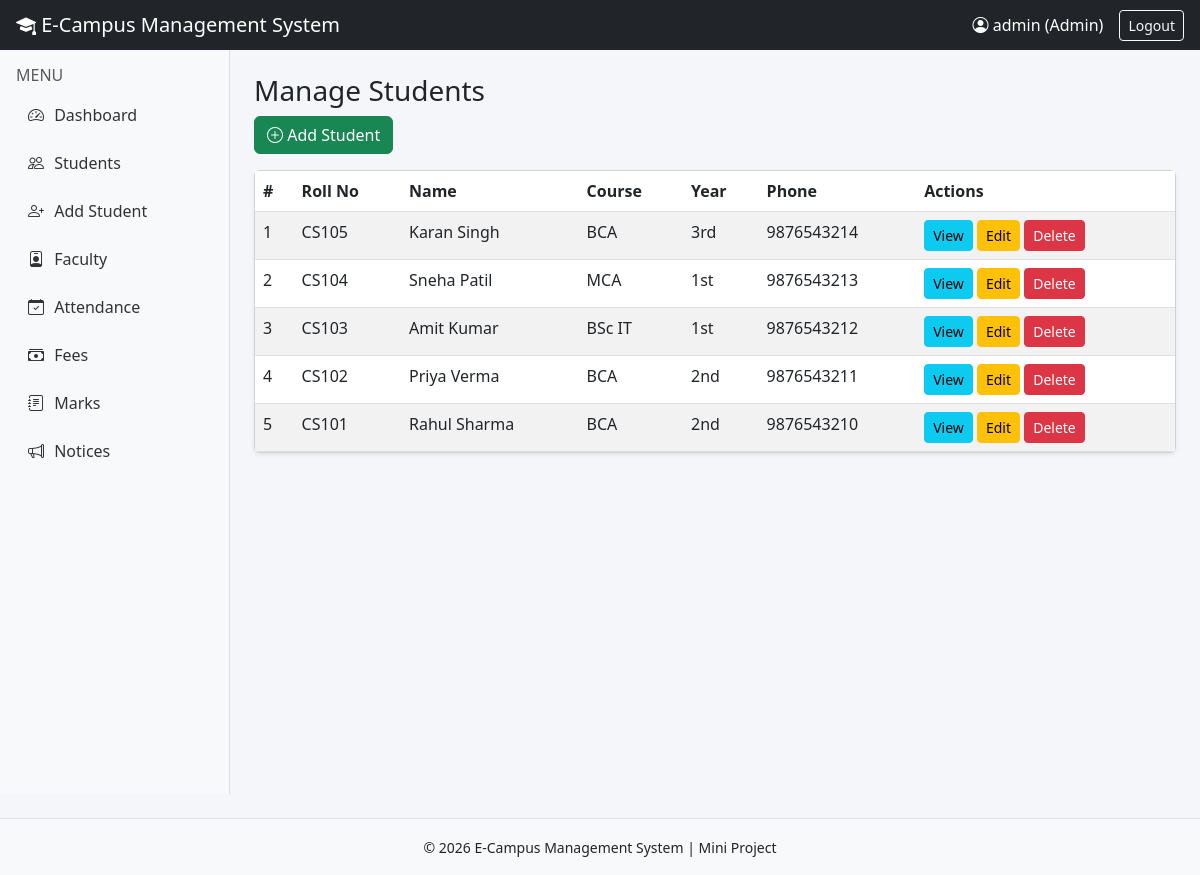
The app's page /manage_students.php (signed in) with its own data.
### tables this page shows
CREATE TABLE students (
    id INT AUTO_INCREMENT PRIMARY KEY,
    roll_no VARCHAR(20) NOT NULL UNIQUE,
    name VARCHAR(100) NOT NULL,
    email VARCHAR(100),
    phone VARCHAR(15),
    course VARCHAR(50),
    year VARCHAR(10),
    address TEXT,
    created_at TIMESTAMP DEFAULT CURRENT_TIMESTAMP
);

### manage_students.php (the view, shortened to what this page needs)
<?php
include 'config/db.php';
include 'includes/header.php';
$students = $conn->query("SELECT * FROM students ORDER BY id DESC");
?>
<h3>Manage Students</h3>
<a href="add_student.php" class="btn btn-success mb-3"><i class="bi bi-plus-circle"></i> Add Student</a>
<div class="card shadow-sm">
    <div class="table-responsive">
        <table class="table table-striped mb-0">
            <thead>
                <tr>
                    <th>#</th><th>Roll No</th><th>Name</th><th>Course</th><th>Year</th><th>Phone</th><th>Actions</th>
                </tr>
            </thead>
            <tbody>
                <?php $i=1; while($s = $students->fetch_assoc()): ?>
                <tr>
                    <td><?php echo $i++; ?></td>
                    <td><?php echo htmlspecialchars($s['roll_no']); ?></td>
                    <td><?php echo htmlspecialchars($s['name']); ?></td>
                    <td><?php echo htmlspecialchars($s['course']); ?></td>
                    <td><?php echo htmlspecialchars($s['year']); ?></td>
                    <td><?php echo htmlspecialchars($s['phone']); ?></td>
                    <td>
                        <a href="?view=<?php echo $s['id']; ?>" class="btn btn-sm btn-info">View</a>
                        <a href="add_student.php?edit=<?php echo $s['id']; ?>" class="btn btn-sm btn-warning">Edit</a>
                        <a href="javascript:void(0)" onclick="confirmDelete('?delete=<?php echo $s['id']; ?>')" class="btn btn-sm btn-danger">Delete</a>
                    </td>
                </tr>
                <?php endwhile; ?>
            </tbody>
        </table>
    </div>
</div>
<?php include 'includes/footer.php'; ?>

### assets/css/style.css (style rules this page uses)
body { font-family: 'Segoe UI', Tahoma, sans-serif; background: #f4f6f9; margin: 0; }
table th { background: #0d6efd; color: white; }

### records on screen
students: roll_no "CS105", name "Karan Singh", course "BCA", year "3rd", phone "9876543214"
students: roll_no "CS104", name "Sneha Patil", course "MCA", year "1st", phone "9876543213"
students: roll_no "CS103", name "Amit Kumar", course "BSc IT", year "1st", phone "9876543212"
students: roll_no "CS102", name "Priya Verma", course "BCA", year "2nd", phone "9876543211"
students: roll_no "CS101", name "Rahul Sharma", course "BCA", year "2nd", phone "9876543210"

### other values on screen
$username "admin"
$role "Admin"
